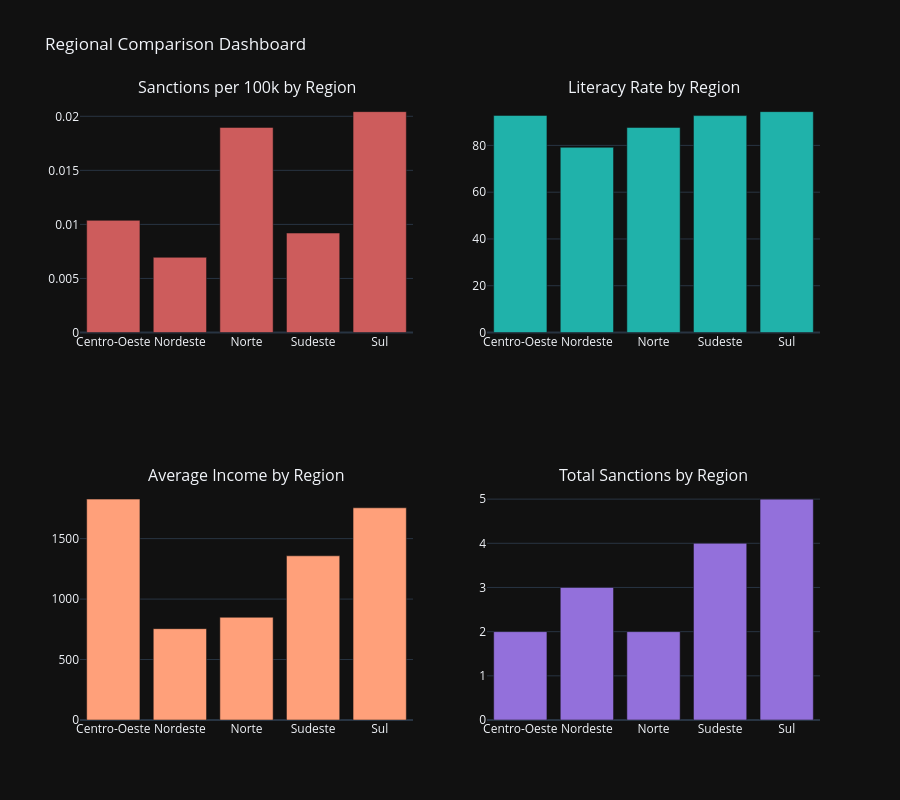

The code cell stored with this chart in its notebook:
### Code cell
fig = make_subplots(
    rows=2, cols=2,
    subplot_titles=('Sanctions per 100k by Region', 'Literacy Rate by Region',
                   'Average Income by Region', 'Total Sanctions by Region'),
    specs=[[{'type': 'bar'}, {'type': 'bar'}],
           [{'type': 'bar'}, {'type': 'bar'}]]
)

regions = df_analysis.groupby('region_name').agg({
    'sanctions_per_100k': 'mean',
    'avg_literacy_rate': 'mean',
    'avg_income': 'mean',
    'n_sanctions': 'sum'
}).reset_index()

fig.add_trace(go.Bar(x=regions['region_name'], y=regions['sanctions_per_100k'], 
                     name='Sanctions/100k', marker_color='indianred'), row=1, col=1)
fig.add_trace(go.Bar(x=regions['region_name'], y=regions['avg_literacy_rate'], 
                     name='Literacy %', marker_color='lightseagreen'), row=1, col=2)
fig.add_trace(go.Bar(x=regions['region_name'], y=regions['avg_income'], 
                     name='Income', marker_color='lightsalmon'), row=2, col=1)
fig.add_trace(go.Bar(x=regions['region_name'], y=regions['n_sanctions'], 
                     name='Total Sanctions', marker_color='mediumpurple'), row=2, col=2)

fig.update_layout(height=800, showlegend=False, title_text="Regional Comparison Dashboard")
fig.show()

### Figure 1 — Plotly figure (JSON) as saved in the notebook; plotly's stock layout.template omitted (floating-point values rounded to 4 significant figures)
{"data": [{"marker": {"color": "indianred"}, "name": "Sanctions/100k", "x": ["Centro-Oeste", "Nordeste", "Norte", "Sudeste", "Sul"], "y": [0.01038, 0.006956, 0.01897, 0.0092, 0.02043], "type": "bar", "xaxis": "x", "yaxis": "y"}, {"marker": {"color": "lightseagreen"}, "name": "Literacy %", "x": ["Centro-Oeste", "Nordeste", "Norte", "Sudeste", "Sul"], "y": [92.82, 79.18, 87.68, 92.74, 94.44], "type": "bar", "xaxis": "x2", "yaxis": "y2"}, {"marker": {"color": "lightsalmon"}, "name": "Income", "x": ["Centro-Oeste", "Nordeste", "Norte", "Sudeste", "Sul"], "y": [1827.0, 755.3, 849.4, 1358.0, 1755.0], "type": "bar", "xaxis": "x3", "yaxis": "y3"}, {"marker": {"color": "mediumpurple"}, "name": "Total Sanctions", "x": ["Centro-Oeste", "Nordeste", "Norte", "Sudeste", "Sul"], "y": [2, 3, 2, 4, 5], "type": "bar", "xaxis": "x4", "yaxis": "y4"}], "layout": {"xaxis": {"anchor": "y", "domain": [0.0, 0.45]}, "yaxis": {"anchor": "x", "domain": [0.625, 1.0]}, "xaxis2": {"anchor": "y2", "domain": [0.55, 1.0]}, "yaxis2": {"anchor": "x2", "domain": [0.625, 1.0]}, "xaxis3": {"anchor": "y3", "domain": [0.0, 0.45]}, "yaxis3": {"anchor": "x3", "domain": [0.0, 0.375]}, "xaxis4": {"anchor": "y4", "domain": [0.55, 1.0]}, "yaxis4": {"anchor": "x4", "domain": [0.0, 0.375]}, "annotations": [{"font": {"size": 16}, "showarrow": false, "text": "Sanctions per 100k by Region", "x": 0.225, "xanchor": "center", "xref": "paper", "y": 1.0, "yanchor": "bottom", "yref": "paper"}, {"font": {"size": 16}, "showarrow": false, "text": "Literacy Rate by Region", "x": 0.775, "xanchor": "center", "xref": "paper", "y": 1.0, "yanchor": "bottom", "yref": "paper"}, {"font": {"size": 16}, "showarrow": false, "text": "Average Income by Region", "x": 0.225, "xanchor": "center", "xref": "paper", "y": 0.375, "yanchor": "bottom", "yref": "paper"}, {"font": {"size": 16}, "showarrow": false, "text": "Total Sanctions by Region", "x": 0.775, "xanchor": "center", "xref": "paper", "y": 0.375, "yanchor": "bottom", "yref": "paper"}], "title": {"text": "Regional Comparison Dashboard"}, "height": 800, "showlegend": false}}
